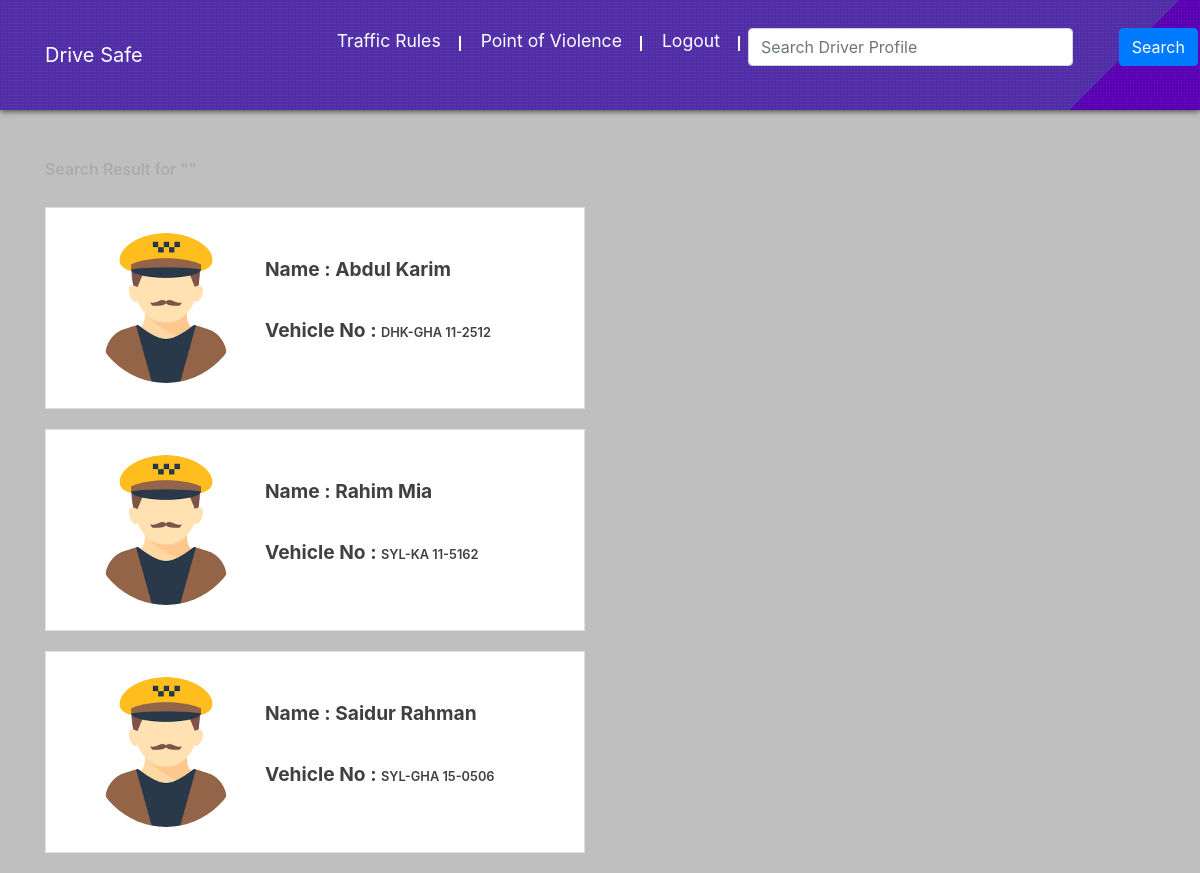
Screenshot of /reporters/srcResult.php (signed in) with the database file from the repository.
### tables this page shows
CREATE TABLE IF NOT EXISTS `driver` (
  `id` int(255) NOT NULL,
  `name` varchar(255) NOT NULL,
  `mobile_num` varchar(255) NOT NULL,
  `password` varchar(255) NOT NULL,
  `owner_mob_num` varchar(255) NOT NULL,
  `vehicles_num` varchar(255) NOT NULL,
  `licence_num` varchar(255) NOT NULL,
  `points` int(255) NOT NULL,
  `status` int(255) NOT NULL
);

### reporters/core/controller.php (called while the page is built, shortened)
<?php
	class Controller {
		public function srcDriver($query, $conn) {
			$query = "%$query%";
			$sql = $conn->prepare("SELECT * FROM driver WHERE name LIKE ? OR vehicles_num LIKE ?");
		 	$sql->bind_param("ss", $query, $query);
		 	$sql->execute();
		 	$res = $sql->get_result();
			return $res;
		}
	}
	$ctrl = new Controller;
?>

### reporters/srcResult.php (the view, shortened to what this page needs)
<?php
    include 'core/controller.php';
      ?><script>window.location = 'sign';</script><?php
    $res = $ctrl->srcDriver($src, $conn);
?>
<!DOCTYPE html>
<html lang="en">
<head>
    <link rel="stylesheet" href="../theme/font/font-awesome-4.7.0/css/font-awesome.css">
    <link rel="stylesheet" href="../theme/css/bootstrap/css/bootstrap.min.css">
    <link rel="stylesheet" href="../theme/font/font-awesome-4.7.0/css/font-awesome.min.css">
    <link rel="stylesheet" href="../theme/css/reporters/reporters-profile.css">
</head>
<body class="reportersBody" style="overflow-x: hidden">
  <section class="top-nav">
    <nav class="navbar navbar-expand-md navbar-color navbar-dark">
      <div class="container">
        <a class="navbar-brand" href="index">Drive Safe</a>
        <div class="collapse navbar-collapse text-center clear" id="collapse">
          <ul class="navbar-nav ml-auto">
            <li class="nav-item">
              <a href="rules" class="nav-link">
                <span class="modtitle">Traffic Rules</span>
              </a>
            </li>
            <li class="nav-item">
              <a href="points" class="nav-link">
                <span class="modtitle">Point of Violence</span>
              </a>
            </li>
            <li class="nav-item">
              <a href="logout" class="nav-link">
                <span class="modtitle">Logout</span>
              </a>
            </li>
            <div class="row">
              <div class="col-md-10">
                <li class="nav-item">
              <form action="" method="post" class="nav-link">
                <div class="form-group">
                  <input type="text" class="ml-auto form-control" name="input" placeholder="Search Driver Profile" required>
                </div>
            </li>
              </div>
              <div class="col-md-2">
                <li class="nav-item nav-link">
                  <button class="btn btn-primary" type="submit" name="src">Search</button>
                </li>
              </div>
            </div>
          </ul>
        </div>
      </div>
    </nav>
  </section>
  <section class="search-result mt-20">
        <div class="container">
            <div class="row">
                <div class="col-md-12">
                    <h6>Search Result for "<span class="bold"><?php echo $src;?></span>"</h6>
                </div>
                <div class="col-md-12">
                    <section class="src-product">
                        <div class="row">
                            <div class="col-md-6">
                              <?php
                                while($row = $res->fetch_assoc()) {
                              ?><a href="driver?profile=<?php echo $row['id'].'&veh='.$row['vehicles_num'];?>">
                                <div class="card">
                                    <div class="card-body">
                                        <div class="row">
                                            <div class="col-md-4">
                                                <div class="thumbnail">
                                                    <div class="thambnail-img">
                                                        <img src="../theme/images/driver.png" alt="Driver">
                                                    </div>
                                                </div>
                                            </div>
                                            <div class="col-md-8">
                                                <div class="post-content">
                                                    <div class="post-title">
                                                        <span class="bold">Name :</span>
                                                        <span class="bold"><?php echo $row['name'];?></span>
                                                    </div>
                                                    <br>
                                                    <div class="post-title">
                                                        <span class="bold">Vehicle No :</span>
                                                        <span class="normal"><?php echo $row['vehicles_num'];?></span>
                                                    </div>
                                                </div>
                                            </div>
                                        </div>
                                    </div>
                                </div></a>
                                <?php
                                  }
                                ?>
                            </div>
                        </div>
                    </section>
                </div>
            </div>
        </div>
    </section>
</body>
</html>

### theme/css/reporters/reporters-profile.css (style rules this page uses)
html { overflow-x: hidden !important; }
body { overflow-x: hidden !important; }
a, a:hover, a:focus { text-decoration: none; }
.top-nav { background: linear-gradient(-45deg, #5900b3 10%, transparent 0%), linear-gradient(-45deg, #512DA8 100%, transparent 10%); }
.top-nav .navbar-dark { background:url("../Theme/images/home_hr.png") transparent; padding: 20px 0px 20px 0px; box-shadow: 0 1px 6px 0 rgba(0, 0, 0, 0.7); }
.top-nav .nav-item a { color: #fff !important; padding-left: 20px!important; padding-right: 20px!important; font-size: 1.1em; cursor: pointer; transition: all .5s; }
.nav-item .nav-link .modtitle:after { position: absolute; content: ""; height: 15px; width: 2px; right: 0; margin-right: -20px; bottom: 0; }
.nav-item .nav-link .modtitle:after { background-color: #fff; }
.nav-item .nav-link .modtitle { position: relative; }
.reportersBody { background-color: #bfbfbf; }
.search-result { margin-top: 50px; }
.search-result h6 { color: #aaa; }
.search-result .src-product .card { width: auto; background: #ffffff; border-radius: 0; color: #aaa; cursor: pointer; margin: 20px 0; }
.search-result .src-product .card .thambnail-img { padding: 5px; margin-left: 20px; }
.search-result .src-product .card .thambnail-img img { width: 150px; height: 150px; border-radius: 50%; }
.search-result .src-product .card .post-content { margin: 20px 0 0 20px; padding: 3px; }
.search-result .src-product .card .post-content .post-title { line-height: 36px; }
.search-result .src-product .card .post-content .post-title .bold { font-size: 1.2rem; font-weight: 700; color: #404040; }
.search-result .src-product .card .post-content .post-title .normal { font-size: .8rem; font-weight: 600; color: #404040; }

### rows the page displays
driver: name "Abdul Karim", vehicles_num "DHK-GHA 11-2512"
driver: name "Rahim Mia", vehicles_num "SYL-KA 11-5162"
driver: name "Saidur Rahman", vehicles_num "SYL-GHA 15-0506"
